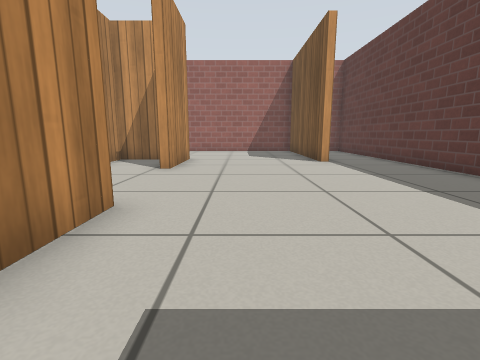
View 1 (above)

22 first-person views from a walk through a Gazebo world. The camera is 0.5 m above the floor, tilts 10° down and sees 85° across. The floor is counted in squares, 0.5 m on a side. Each view is taken from the middle of a square. On the plan, view 1 faces up. The plan holds only what a view shows up to about 11 squares ahead; the rest is blank. Robots are left out. Simple patterns stand in for the simulator's built-in surfaces.

View 2
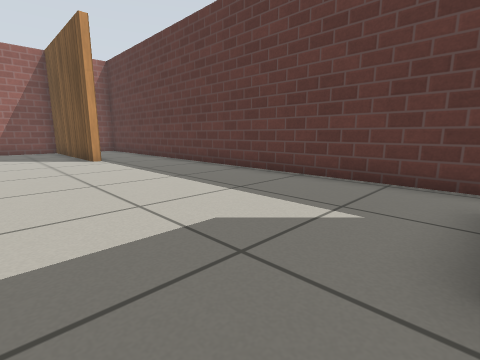

View 3
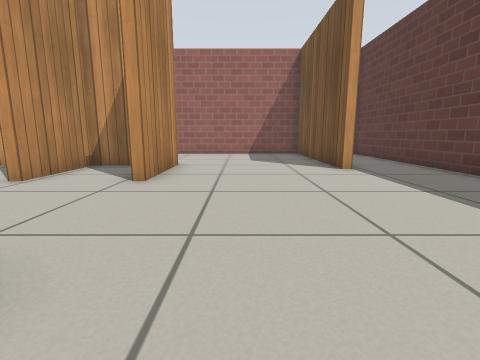

View 4
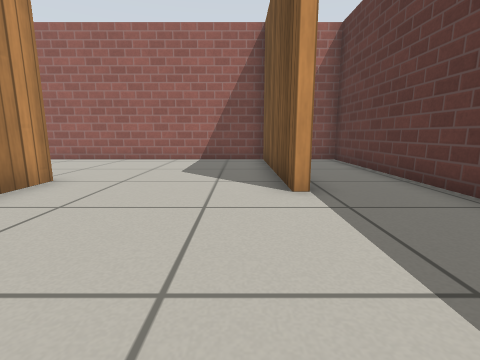

View 5
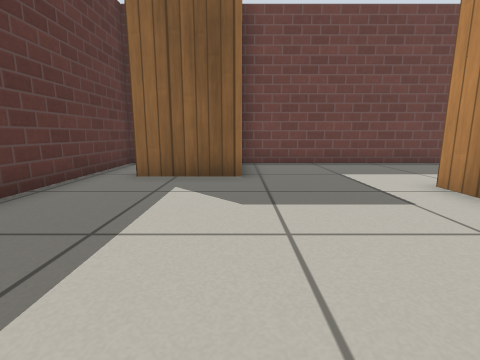

View 6
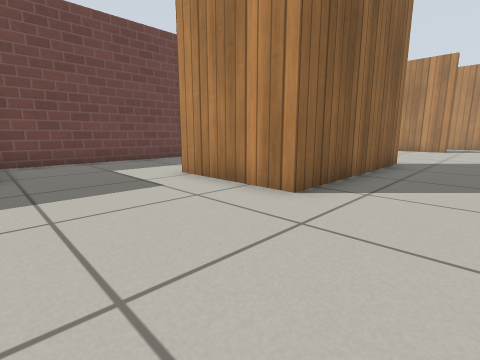

View 7
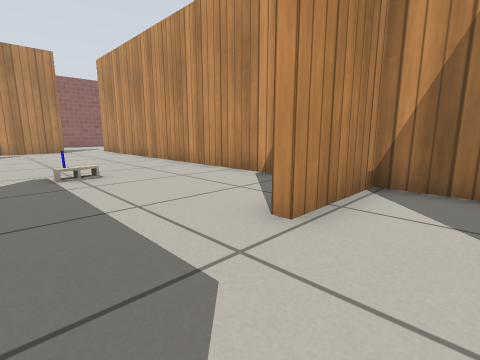

View 8
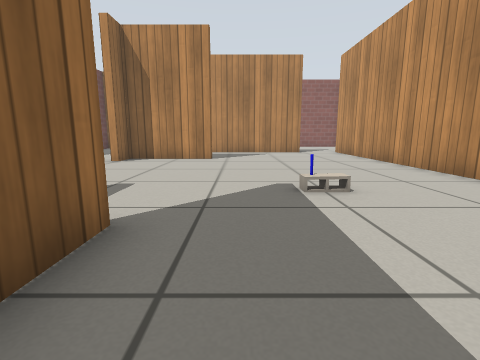

View 9
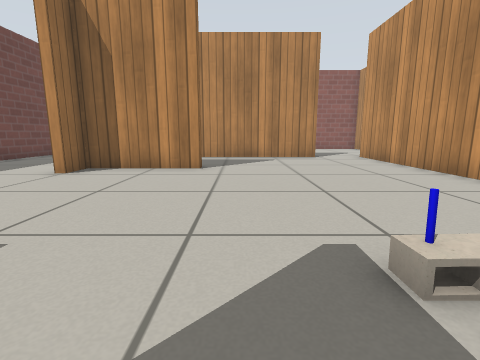

View 10
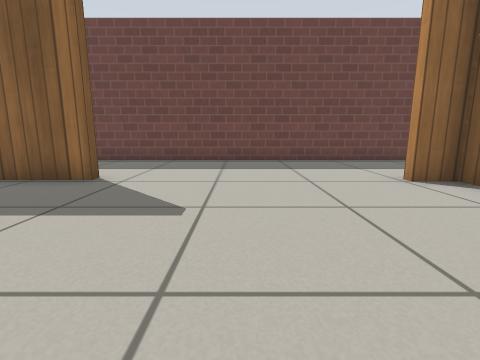

View 11
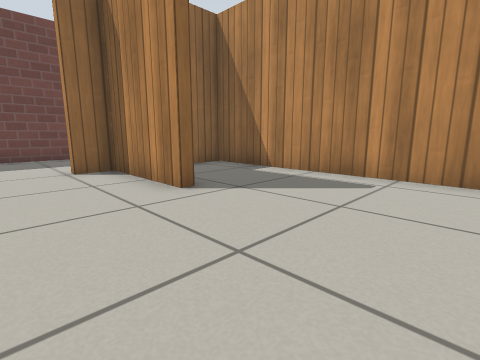

View 12
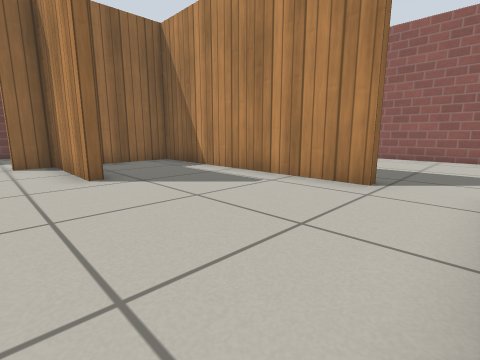

View 13
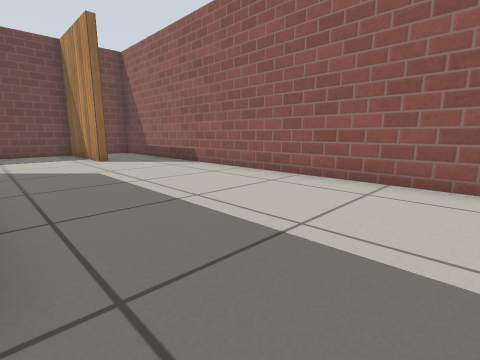

View 14
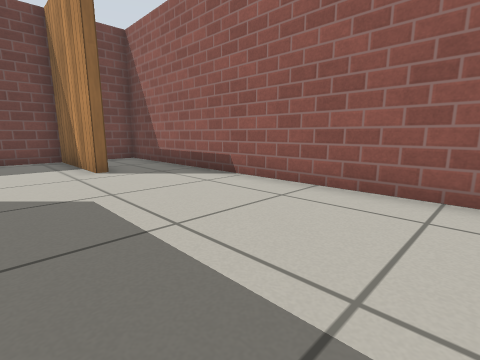

View 15
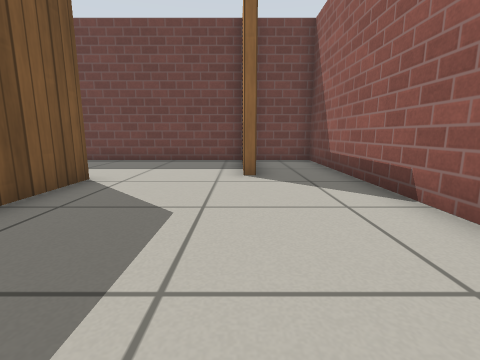

View 16
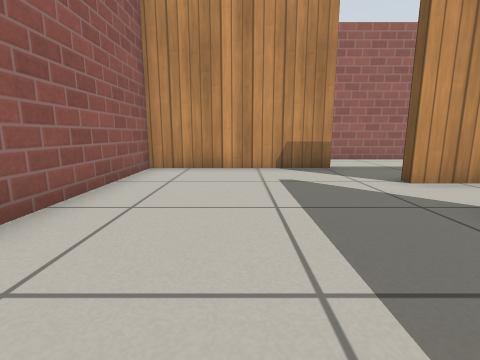

View 17
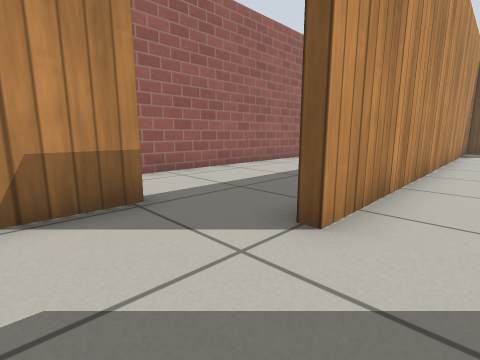

View 18
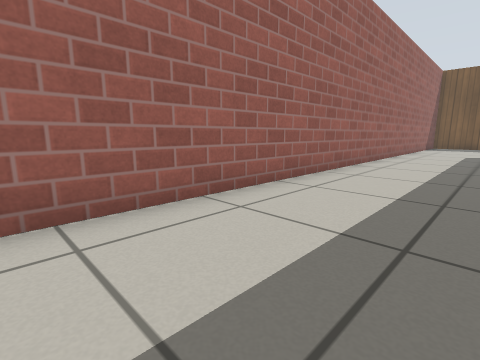

View 19
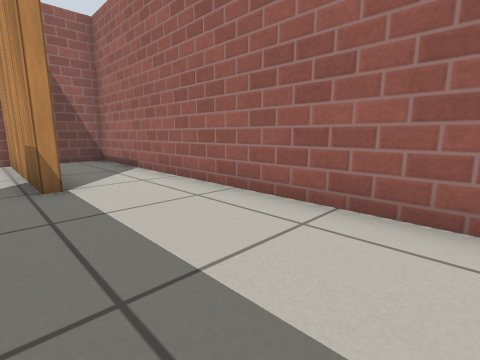

View 20
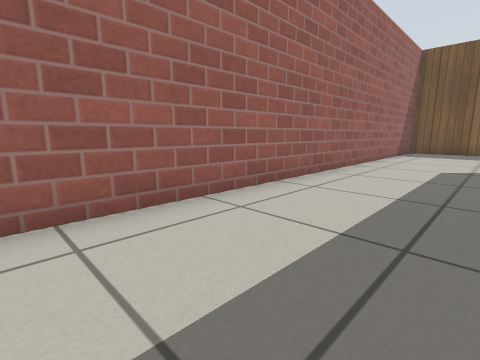

View 21
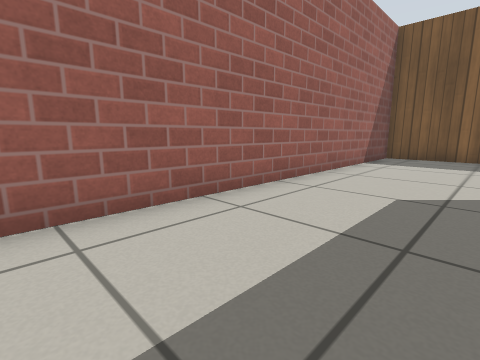

View 22
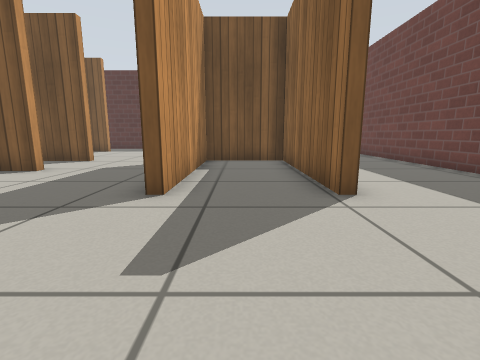

### Floor plan
Points are (right, up) in squares from view 1. A wall is a line through its corners. A room is listed if a view was taken in it or the views show most of it. See-through windows are left out.
Room 1 (views 1, 2, 3, 4, 5, 6)
walls: (-1.8, 3.6) (-1.8, 0); (-2, 9.4) (-2, 7.5); (1.9, -1.1) (4.5, -1.1); (5.7, -1.6) (5.7, 15.4) (4.7, 15.4); (-1.5, -4) (2, -4)
ways out: opening at (-2, 6) to room 2; opening at (-2, -2) to room 3; opening at (0.5, 10.5) to room 5; opening at (5, -1)
Room 2 (views 7, 8)
walls: (-2.3, 7.5) (-2.3, 9.4); (-3.1, 10.3) (-4.7, 10.3) (-4.7, 7.5); (-5.5, 3.6) (-1.8, 3.6)
ways out: opening at (-2, 6) to room 1; opening at (-5, 6) to room 3
Room 3 (views 9, 10, 11, 12, 22)
walls: (-16, 3.9) (-15.6, 3.9) (-15.6, 0.6) (-14.6, 0.6) (-14.6, 0.1); (-7.9, 3.6) (-5.5, 3.6); (-7.9, 0.4) (-2.1, 0.4) (-2.1, 3.3) (-7.9, 3.3); (-5, 7.5) (-5, 8.5); (-6.9, 10.3) (-18.6, 10.3); (-19.7, 8.3) (-19.3, 8.3) (-19.3, 0.6) (-16.9, 0.6); (-23.1, -1.5) (-23.1, -4) (-1.5, -4)
ways out: opening at (-2, -2) to room 1; opening at (-5, 6) to room 2; opening at (-21.7, 0) to room 4; opening at (-19.5, 9.5) to room 4
objects: blue pole (-10, 6); cinder block (-10, 7)
Room 4 (views 13, 14, 15, 16, 17)
walls: (-18.6, 10.3) (-19.6, 10.3); (-23.5, -0.3) (-23.1, -0.3) (-23.1, -1.5); (-19.6, 0.1) (-19.6, 2.5); (-20.2, 12.7) (-25.7, 12.7) (-25.7, -4) (-23.6, -4)
ways out: opening at (-21.7, 0) to room 3; opening at (-19.5, 9.5) to room 3; opening at (-20, 12) to room 5
Room 5 (views 18, 19, 20, 21)
walls: (-2, 10.6) (-2, 9.4); (2.9, 9.4) (2.9, 15.4) (-25.7, 15.4) (-25.7, 13.9)
ways out: opening at (0.5, 10.5) to room 1; opening at (-20, 12) to room 4

Positions as (right, up) in squares from view 1, and headings:
1: (0, 0), facing up
2: (0, -1), facing up-right
3: (0, 2), facing up
4: (2, 5), facing up
5: (2, 5), facing down
6: (2, 6), facing down-left
7: (-3, 5), facing up-left
8: (-5, 5), facing left
9: (-8, 5), facing left
10: (-11, 6), facing down
11: (-13, 8), facing down-left
12: (-14, 10), facing down-left
13: (-20, 10), facing down-left
14: (-21, 7), facing down-left
15: (-23, 6), facing down
16: (-23, 5), facing up
17: (-22, 9), facing up-right
18: (-19, 12), facing up-right
19: (-15, 12), facing up-left
20: (-13, 12), facing up-right
21: (-9, 12), facing up-right
22: (-12, 2), facing right
